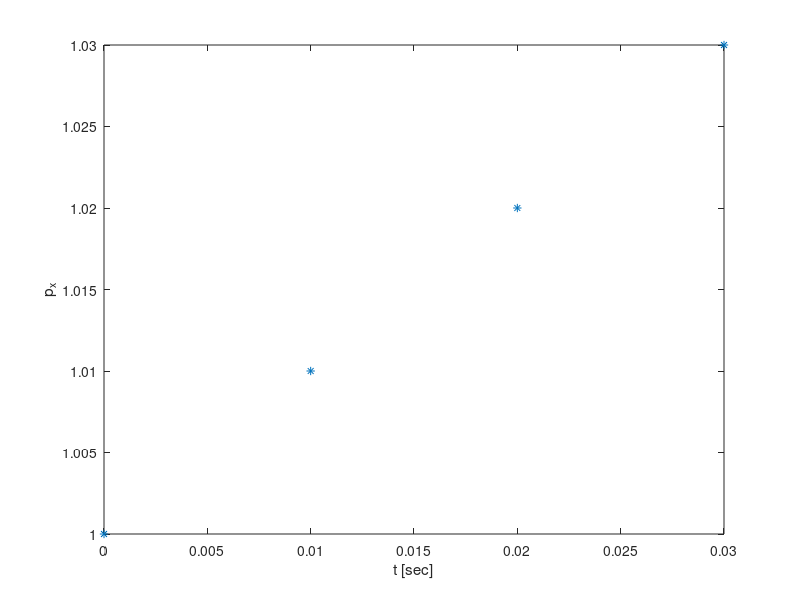

Reproduce this figure in MATLAB.
% ECE 8 Lecture 5
% Calculate position trajectory of the brick using a discrete-time model
close all;
clear all;

% step size (in seconds)
Delta = 0.01;

% define initial position
p_x0 = 1;

% velocity
v_x0 = 1;
v_x1 = 1;
v_x2 = 1;


% calculate p_x1---the following can be replaced with loop
p_x1 = p_x0 + Delta * v_x0;

% calculate p_x2
p_x2 = p_x1 + Delta * v_x1;

% calculate p_x3
p_x3 = p_x2 + Delta * v_x2;

% plot p_x's with respect to ordinary time t
p_x = [p_x0; p_x1; p_x2; p_x3];
t = [0; Delta; 2*Delta; 3*Delta];
plot(t,p_x,'*')
xlabel('t [sec]')
ylabel('p_x')